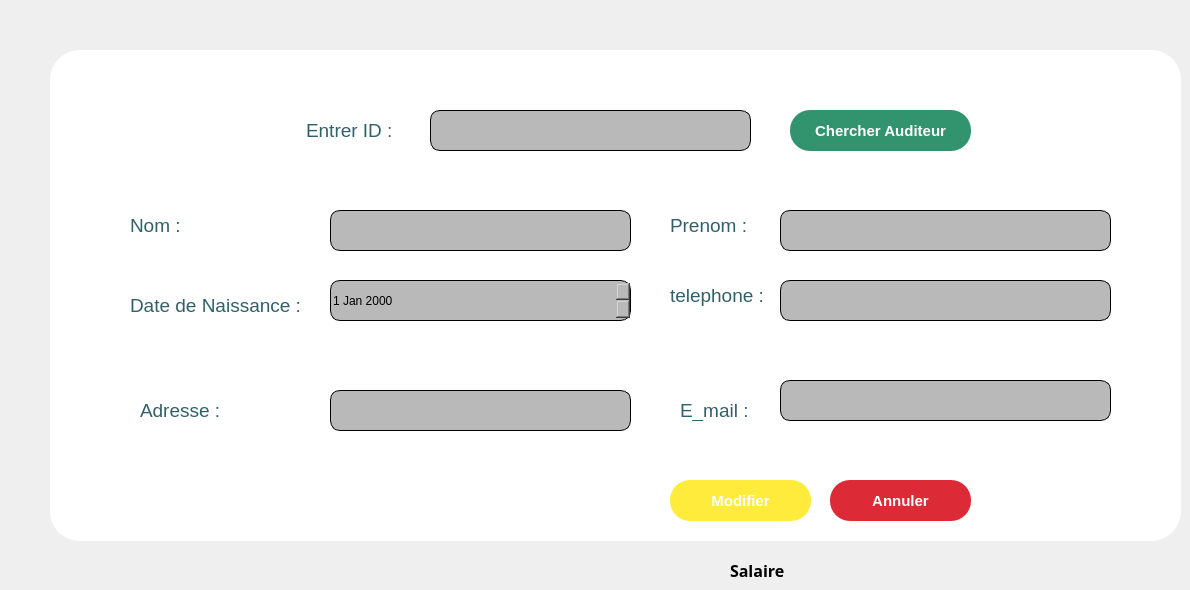
   <widget class="QWidget" name="tab_8">
    <attribute name="title">
     <string>MODIFICATION</string>
    </attribute>
    <widget class="QGroupBox" name="groupBox_11">
     <property name="geometry">
      <rect>
       <x>50</x>
       <y>50</y>
       <width>1131</width>
       <height>491</height>
      </rect>
     </property>
     <property name="cursor">
      <cursorShape>ArrowCursor</cursorShape>
     </property>
     <property name="styleSheet">
      <string notr="true">background-color:white;
border-radius: 30px;
</string>
     </property>
     <property name="title">
      <string/>
     </property>
     <widget class="QLineEdit" name="modifier_id_audi">
      <property name="geometry">
       <rect>
        <x>380</x>
        <y>60</y>
        <width>321</width>
        <height>41</height>
       </rect>
      </property>
      <property name="styleSheet">
       <string notr="true">background-color: rgb(185, 185, 185) ; 
border-radius : 10px ; 
border : 1px solid black ;</string>
      </property>
     </widget>
     <widget class="QPushButton" name="pushButton_modifier_audi">
      <property name="geometry">
       <rect>
        <x>620</x>
        <y>430</y>
        <width>141</width>
        <height>41</height>
       </rect>
      </property>
      <property name="font">
       <font>
        <family>Arial</family>
        <pointsize>-1</pointsize>
        <weight>75</weight>
        <bold>true</bold>
       </font>
      </property>
      <property name="cursor">
       <cursorShape>PointingHandCursor</cursorShape>
      </property>
      <property name="styleSheet">
       <string notr="true">QPushButton{
background:none;
    font-family: Arial, sans-serif; 
    font-weight: bold; 
    font-size: 15px; 
border : none ; 
border-radius : 0 px ;
color : WHITE ; 
padding:1px;
background-color:  #FFEB3B;
border-radius: 20px;


}
QPushButton:hover{
background-color:  #FFF176;
border:none ; 
border-radius: 20px;

 
}
</string>
      </property>
      <property name="text">
       <string>Modifier</string>
      </property>
     </widget>
     <widget class="QPushButton" name="pushButton_RESET_audi_2">
      <property name="geometry">
       <rect>
        <x>780</x>
        <y>430</y>
        <width>141</width>
        <height>41</height>
       </rect>
      </property>
      <property name="font">
       <font>
        <family>Arial</family>
        <pointsize>-1</pointsize>
        <weight>75</weight>
        <bold>true</bold>
       </font>
      </property>
      <property name="cursor">
       <cursorShape>PointingHandCursor</cursorShape>
      </property>
      <property name="styleSheet">
       <string notr="true">QPushButton{
background:none;
    font-family: Arial, sans-serif; 
    font-weight: bold; 
    font-size: 15px; 
border : none ; 
border-radius : 0 px ;
color : WHITE ; 
padding:1px;
background-color:  #DC2B37;
border-radius: 20px;


}
QPushButton:hover{
background-color:  #EE4A43;
border:none ; 
border-radius: 20px;

 
}
</string>
      </property>
      <property name="text">
       <string>Annuler</string>
      </property>
     </widget>
     <widget class="QLabel" name="label_41">
      <property name="geometry">
       <rect>
        <x>256</x>
        <y>70</y>
        <width>101</width>
        <height>21</height>
       </rect>
      </property>
      <property name="font">
       <font>
        <family>MS Shell Dlg 2</family>
        <pointsize>14</pointsize>
        <weight>50</weight>
        <italic>false</italic>
        <bold>false</bold>
       </font>
      </property>
      <property name="styleSheet">
       <string notr="true">background-color:none;
font: 14pt &quot;MS Shell Dlg 2&quot;;
color: #306069;</string>
      </property>
      <property name="text">
       <string>Entrer ID :</string>
      </property>
     </widget>
     <widget class="QPushButton" name="pushButton_modifier_personnel_2">
      <property name="geometry">
       <rect>
        <x>630</x>
        <y>550</y>
        <width>171</width>
        <height>41</height>
       </rect>
      </property>
      <property name="font">
       <font>
        <pointsize>10</pointsize>
        <weight>75</weight>
        <bold>true</bold>
       </font>
      </property>
      <property name="cursor">
       <cursorShape>PointingHandCursor</cursorShape>
      </property>
      <property name="styleSheet">
       <string notr="true">#pushButton_modifier_personnel
{
background-color : #333770 ;
border-radius : 10px ;
color : white ; 
padding : 10px;}


#pushButton_modifier_personnel:hover
{
color : white ; 
background-color : #26577C; }
</string>
      </property>
      <property name="text">
       <string>Modifier</string>
      </property>
     </widget>
     <widget class="QPushButton" name="pushButton_id_recher">
      <property name="geometry">
       <rect>
        <x>740</x>
        <y>60</y>
        <width>181</width>
        <height>41</height>
       </rect>
      </property>
      <property name="font">
       <font>
        <family>Arial</family>
        <pointsize>-1</pointsize>
        <weight>75</weight>
        <bold>true</bold>
       </font>
      </property>
      <property name="cursor">
       <cursorShape>PointingHandCursor</cursorShape>
      </property>
      <property name="styleSheet">
       <string notr="true">QPushButton{
background:none;
    font-family: Arial, sans-serif; 
    font-weight: bold; 
    font-size: 15px; 
border : none ; 
border-radius : 0 px ;
color : WHITE ; 
padding:2px;
background-color:  #32936F;
border-radius: 20px;


}
QPushButton:hover{
background-color:  #0b6a3c;
border:none ; 
border-radius: 20px;

 
}
</string>
      </property>
      <property name="text">
       <string>Chercher Auditeur</string>
      </property>
     </widget>
     <widget class="QLineEdit" name="modifier_nom_audi">
      <property name="geometry">
       <rect>
        <x>280</x>
        <y>160</y>
        <width>301</width>
        <height>41</height>
       </rect>
      </property>
      <property name="styleSheet">
       <string notr="true">background-color: rgb(185, 185, 185) ; 
border-radius : 10px ; 
border : 1px solid black ;</string>
      </property>
     </widget>
     <widget class="QLabel" name="label_25">
      <property name="geometry">
       <rect>
        <x>90</x>
        <y>350</y>
        <width>101</width>
        <height>21</height>
       </rect>
      </property>
      <property name="font">
       <font>
        <family>MS Shell Dlg 2</family>
        <pointsize>14</pointsize>
        <weight>50</weight>
        <italic>false</italic>
        <bold>false</bold>
       </font>
      </property>
      <property name="styleSheet">
       <string notr="true">background-color:none;
font: 14pt &quot;MS Shell Dlg 2&quot;;
color: #306069;</string>
      </property>
      <property name="text">
       <string>Adresse :</string>
      </property>
     </widget>
     <widget class="QLineEdit" name="modifier_adr_audi">
      <property name="geometry">
       <rect>
        <x>280</x>
        <y>340</y>
        <width>301</width>
        <height>41</height>
       </rect>
      </property>
      <property name="styleSheet">
       <string notr="true">background-color: rgb(185, 185, 185) ; 
border-radius : 10px ; 
border : 1px solid black ;</string>
      </property>
     </widget>
     <widget class="QLabel" name="label_42">
      <property name="geometry">
       <rect>
        <x>80</x>
        <y>160</y>
        <width>101</width>
        <height>31</height>
       </rect>
      </property>
      <property name="font">
       <font>
        <family>MS Shell Dlg 2</family>
        <pointsize>14</pointsize>
        <weight>50</weight>
        <italic>false</italic>
        <bold>false</bold>
       </font>
      </property>
      <property name="styleSheet">
       <string notr="true">background-color:none;
font: 14pt &quot;MS Shell Dlg 2&quot;;
color: #306069;</string>
      </property>
      <property name="text">
       <string>Nom :</string>
      </property>
     </widget>
     <widget class="QLineEdit" name="modifier_mail_audi">
      <property name="geometry">
       <rect>
        <x>730</x>
        <y>330</y>
        <width>331</width>
        <height>41</height>
       </rect>
      </property>
      <property name="styleSheet">
       <string notr="true">background-color: rgb(185, 185, 185) ; 
border-radius : 10px ; 
border : 1px solid black ;</string>
      </property>
     </widget>
     <widget class="QLineEdit" name="modifier_prenom_audi">
      <property name="geometry">
       <rect>
        <x>730</x>
        <y>160</y>
        <width>331</width>
        <height>41</height>
       </rect>
      </property>
      <property name="styleSheet">
       <string notr="true">background-color: rgb(185, 185, 185) ; 
border-radius : 10px ; 
border : 1px solid black ;</string>
      </property>
     </widget>
     <widget class="QLabel" name="label_43">
      <property name="geometry">
       <rect>
        <x>630</x>
        <y>350</y>
        <width>91</width>
        <height>21</height>
       </rect>
      </property>
      <property name="font">
       <font>
        <family>MS Shell Dlg 2</family>
        <pointsize>14</pointsize>
        <weight>50</weight>
        <italic>false</italic>
        <bold>false</bold>
       </font>
      </property>
      <property name="styleSheet">
       <string notr="true">background-color:none;
font: 14pt &quot;MS Shell Dlg 2&quot;;
color: #306069;</string>
      </property>
      <property name="text">
       <string>E_mail :</string>
      </property>
     </widget>
     <widget class="QLabel" name="label_44">
      <property name="geometry">
       <rect>
        <x>620</x>
        <y>230</y>
        <width>191</width>
        <height>31</height>
       </rect>
      </property>
      <property name="font">
       <font>
        <family>MS Shell Dlg 2</family>
        <pointsize>14</pointsize>
        <weight>50</weight>
        <italic>false</italic>
        <bold>false</bold>
       </font>
      </property>
      <property name="styleSheet">
       <string notr="true">background-color:none;
font: 14pt &quot;MS Shell Dlg 2&quot;;
color: #306069;</string>
      </property>
      <property name="text">
       <string>telephone :</string>
      </property>
     </widget>
     <widget class="QLabel" name="label_45">
      <property name="geometry">
       <rect>
        <x>80</x>
        <y>240</y>
        <width>201</width>
        <height>31</height>
       </rect>
      </property>
      <property name="font">
       <font>
        <family>MS Shell Dlg 2</family>
        <pointsize>14</pointsize>
        <weight>50</weight>
        <italic>false</italic>
        <bold>false</bold>
       </font>
      </property>
      <property name="styleSheet">
       <string notr="true">background-color:none;
font: 14pt &quot;MS Shell Dlg 2&quot;;
color: #306069;</string>
      </property>
      <property name="text">
       <string>Date de Naissance :</string>
      </property>
     </widget>
     <widget class="QLabel" name="label_46">
      <property name="geometry">
       <rect>
        <x>620</x>
        <y>160</y>
        <width>91</width>
        <height>31</height>
       </rect>
      </property>
      <property name="font">
       <font>
        <family>MS Shell Dlg 2</family>
        <pointsize>14</pointsize>
        <weight>50</weight>
        <italic>false</italic>
        <bold>false</bold>
       </font>
      </property>
      <property name="styleSheet">
       <string notr="true">background-color:none;
font: 14pt &quot;MS Shell Dlg 2&quot;;
color: #306069;</string>
      </property>
      <property name="text">
       <string>Prenom :</string>
      </property>
     </widget>
     <widget class="QLineEdit" name="modifier_tele_audi">
      <property name="geometry">
       <rect>
        <x>730</x>
        <y>230</y>
        <width>331</width>
        <height>41</height>
       </rect>
      </property>
      <property name="styleSheet">
       <string notr="true">background-color: rgb(185, 185, 185) ; 
border-radius : 10px ; 
border : 1px solid black ;</string>
      </property>
     </widget>
     <widget class="QDateEdit" name="modifier_ddn_audi">
      <property name="geometry">
       <rect>
        <x>280</x>
        <y>230</y>
        <width>301</width>
        <height>41</height>
       </rect>
      </property>
      <property name="styleSheet">
       <string notr="true">background-color: rgb(185, 185, 185) ; 
border-radius : 10px ; 
border : 1px solid black ;</string>
      </property>
     </widget>
    </widget>
    <widget class="QLabel" name="label_47">
     <property name="geometry">
      <rect>
       <x>730</x>
       <y>560</y>
       <width>91</width>
       <height>21</height>
      </rect>
     </property>
     <property name="font">
      <font>
       <family>Neue Haas Grotesk Text Pro Extr</family>
       <pointsize>12</pointsize>
       <weight>75</weight>
       <bold>true</bold>
      </font>
     </property>
     <property name="styleSheet">
      <string notr="true">color: black ; </string>
     </property>
     <property name="text">
      <string>Salaire</string>
     </property>
    </widget>
   </widget>
